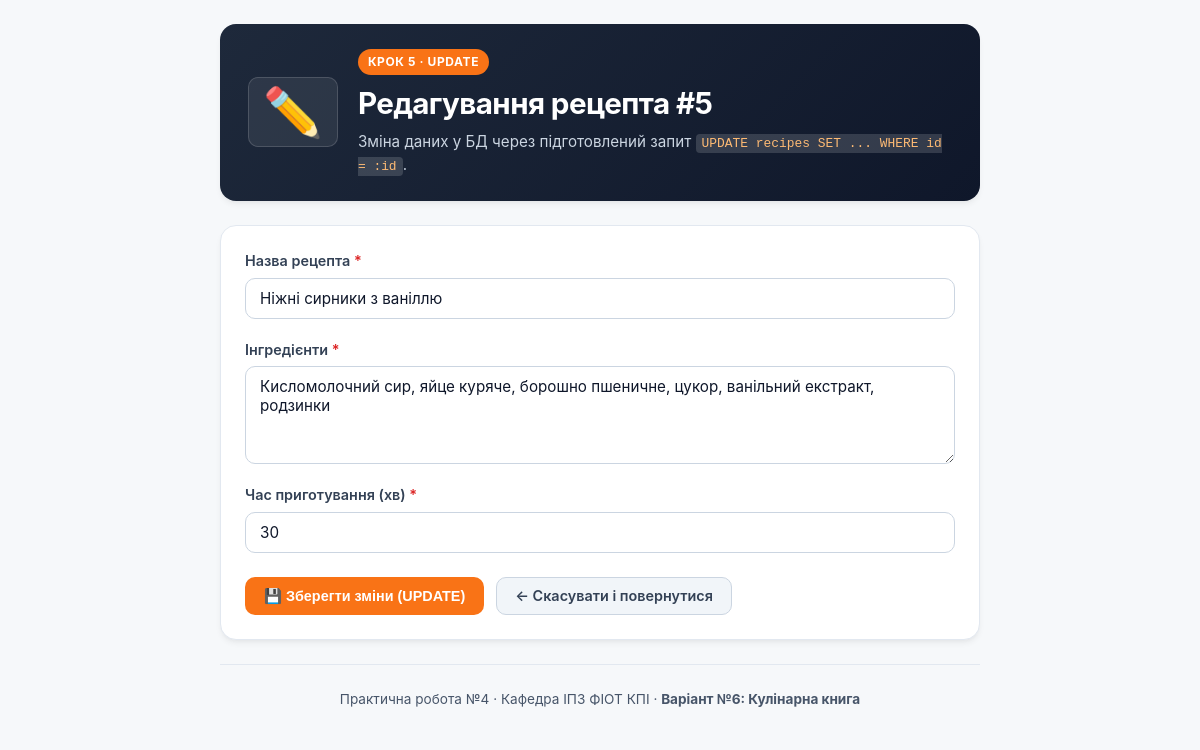
/edit.php?id=5, run on the app's committed database.
### tables this page shows
CREATE TABLE IF NOT EXISTS `recipes` (
    `id` INT AUTO_INCREMENT PRIMARY KEY,
    `title` VARCHAR(255) NOT NULL,
    `ingredients` TEXT NOT NULL,
    `cook_time_min` INT NOT NULL
);

### functions.php (called while the page is built, shortened)
<?php
function getRecipeById(PDO $pdo, int $id): ?array
{
    $stmt = $pdo->prepare('SELECT * FROM recipes WHERE id = :id');
    $stmt->execute([':id' => $id]);
    $recipe = $stmt->fetch();
    return $recipe ?: null;
}

### edit.php (the view, shortened to what this page needs)
<?php
require_once __DIR__ . '/db.php';
require_once __DIR__ . '/functions.php';
$id = filter_input(INPUT_GET, 'id', FILTER_VALIDATE_INT);
$recipe = getRecipeById($pdo, (int)$id);
$errors = [];
$title = $recipe['title'];
$ingredients = $recipe['ingredients'];
$cookTimeMin = (string)$recipe['cook_time_min'];
?>
<!DOCTYPE html>
<html lang="uk">
<head>
    <link rel="stylesheet" href="style.css">
</head>
<body>
    <div class="page-container form-page-container">
        <header class="header mini-header">
            <div class="header-content">
                <span class="header-icon">✏️</span>
                <div>
                    <span class="header-badge">Крок 5 · UPDATE</span>
                    <h1>Редагування рецепта #<?= (int)$id ?></h1>
                    <p class="subtitle">Зміна даних у БД через підготовлений запит <code>UPDATE recipes SET ... WHERE id = :id</code>.</p>
                </div>
            </div>
        </header>
        <main class="card">
            <form action="edit.php" method="POST" class="recipe-form" novalidate>
                <div class="form-group <?= isset($errors['title']) ? 'has-error' : '' ?>">
                    <label for="title" class="form-label">
                        Назва рецепта <span class="required">*</span>
                    </label>
                    <input
                        type="text"
                        id="title"
                        name="title"
                        class="form-control"
                        value="<?= htmlspecialchars($title, ENT_QUOTES, 'UTF-8') ?>"
                        required
                    >
                </div>
                <div class="form-group <?= isset($errors['ingredients']) ? 'has-error' : '' ?>">
                    <label for="ingredients" class="form-label">
                        Інгредієнти <span class="required">*</span>
                    </label>
                    <textarea
                        id="ingredients"
                        name="ingredients"
                        class="form-control"
                        rows="4"
                        required
                    ><?= htmlspecialchars($ingredients, ENT_QUOTES, 'UTF-8') ?></textarea>
                </div>
                <div class="form-group <?= isset($errors['cook_time_min']) ? 'has-error' : '' ?>">
                    <label for="cook_time_min" class="form-label">
                        Час приготування (хв) <span class="required">*</span>
                    </label>
                    <input
                        type="number"
                        id="cook_time_min"
                        name="cook_time_min"
                        class="form-control"
                        min="1"
                        max="1440"
                        value="<?= htmlspecialchars((string)$cookTimeMin, ENT_QUOTES, 'UTF-8') ?>"
                        required
                    >
                </div>
                <div class="form-actions">
                    <button type="submit" class="btn btn-primary">
                        💾 Зберегти зміни (UPDATE)
                    </button>
                    <a href="index.php" class="btn btn-secondary">
                        ← Скасувати і повернутися
                    </a>
                </div>
            </form>
        </main>
        <footer class="footer">
            Практична робота №4 · Кафедра ІПЗ ФІОТ КПІ · <strong>Варіант №6: Кулінарна книга</strong>
        </footer>
    </div>
</body>
</html>

### style.css (style rules this page uses)
:root { --primary: #f97316; --primary-hover: #ea580c; --primary-light: #fff7ed; --primary-border: #fed7aa; --success: #16a34a; --success-bg: #ecfdf5; --success-border: #a7f3d0; --error: #dc2626; --error-bg: #fef2f2; --error-border: #fecaca; --gray-50: #f8fafc; --gray-100: #f1f5f9; --gray-200: #e2e8f0; --gray-300: #cbd5e1; --gray-400: #94a3b8; --gray-600: #475569; --gray-700: #334155; --gray-800: #1e293b; --gray-900: #0f172a; --white: #ffffff; --card-shadow: 0 4px 6px -1px rgba(0, 0, 0, 0.06), 0 2px 4px -2px rgba(0, 0, 0, 0.04); --card-shadow-hover: 0 10px 15px -3px rgba(0, 0, 0, 0.08), 0 4px 6px -4px rgba(0, 0, 0, 0.04); --radius-sm: 6px; --radius-md: 10px; --radius-lg: 16px; --radius-full: 9999px; --font-family: 'Inter', -apple-system, BlinkMacSystemFont, 'Segoe UI', Roboto, sans-serif; }
* { box-sizing: border-box; margin: 0; padding: 0; }
body { font-family: var(--font-family); background-color: #f6f8fa; color: var(--gray-800); line-height: 1.5; padding: 24px 16px; }
.page-container { max-width: 1200px; margin: 0 auto; display: flex; flex-direction: column; gap: 24px; }
.form-page-container { max-width: 760px; }
.header { background: linear-gradient(135deg, #1e293b 0%, #0f172a 100%); border-radius: var(--radius-lg); padding: 32px; color: var(--white); box-shadow: var(--card-shadow); }
.header.mini-header { padding: 24px 28px; }
.header-content { display: flex; align-items: center; gap: 20px; }
.header-icon { font-size: 3rem; background: rgba(255, 255, 255, 0.08); border: 1px solid rgba(255, 255, 255, 0.15); border-radius: var(--radius-md); padding: 10px 14px; line-height: 1; }
.header-badge { display: inline-block; background: var(--primary); color: var(--white); font-size: 0.75rem; font-weight: 700; text-transform: uppercase; letter-spacing: 0.05em; padding: 4px 10px; border-radius: var(--radius-full); margin-bottom: 6px; }
.header h1 { font-size: 1.85rem; font-weight: 700; letter-spacing: -0.02em; margin-bottom: 6px; }
.header .subtitle { color: var(--gray-300); font-size: 0.95rem; max-width: 800px; }
.header code { background: rgba(255, 255, 255, 0.15); padding: 2px 6px; border-radius: 4px; font-size: 0.85em; color: #fdba74; }
.card { background: var(--white); border: 1px solid var(--gray-200); border-radius: var(--radius-lg); padding: 24px; box-shadow: var(--card-shadow); }
.btn { display: inline-flex; align-items: center; justify-content: center; gap: 6px; font-size: 0.9rem; font-weight: 600; padding: 9px 18px; border-radius: var(--radius-md); border: 1px solid transparent; cursor: pointer; text-decoration: none; transition: all 0.15s ease-in-out; line-height: 1.25; }
.btn-primary { background: var(--primary); color: var(--white); }
.btn-secondary { background: var(--gray-100); color: var(--gray-700); border-color: var(--gray-300); }
.form-group { margin-bottom: 20px; display: flex; flex-direction: column; gap: 6px; }
.form-label { font-size: 0.9rem; font-weight: 600; color: var(--gray-700); }
.form-label .required { color: var(--error); }
.form-control { width: 100%; padding: 10px 14px; font-size: 0.95rem; border: 1px solid var(--gray-300); border-radius: var(--radius-md); background: var(--white); color: var(--gray-900); font-family: inherit; transition: border-color 0.15s, box-shadow 0.15s; }
.form-actions { display: flex; gap: 12px; margin-top: 24px; align-items: center; }
.footer { text-align: center; padding: 24px 0 12px; color: var(--gray-600); font-size: 0.85rem; border-top: 1px solid var(--gray-200); line-height: 1.6; }

### data on the page
recipes: title "Ніжні сирники з ваніллю", ingredients "Кисломолочний сир, яйце куряче, борошно пшеничне, цукор, ванільний екстракт, родзинки", cook_time_min "30"

### other printed values
$id "5"
